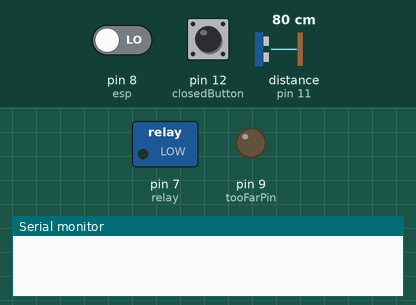
Bench run of a sketch on a simulated Arduino Uno, built with avr-gcc and run on an emulated ATmega328P. On the bench: switched loads named in the sketch (green lamp = pin HIGH), output pins drawn as LEDs (lit = HIGH), the last lines printed to the serial monitor. Wiring (inferred from the names in the program): ultrasonic range finder: trigger pin 10; echo pin 11. Inputs (shaded band) come from the test bench; at power-on: pin 8 (esp) LOW, pin 12 (closedButton) LOW, distance to the obstacle (sensor on pin 11) 80 cm. The echo pulse lasts 58.3 µs per cm; pins used as bus, display or sensor lines are not drawn.

Above: at 1.2 s.
1.3 s: pin 8 (esp) driven HIGH
At 1.7 s:
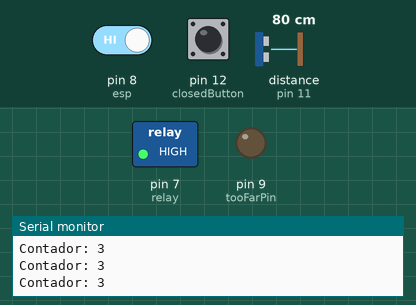
2.8 s: pin 8 (esp) driven LOW
At 3.9 s:
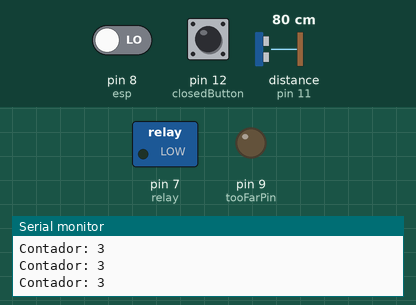
Timing chart, 0 to 5.8 s (numbered marks = the images above; inputs shaded):
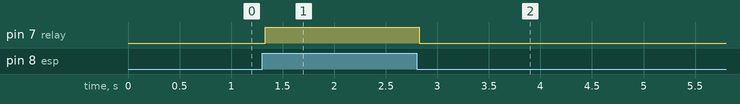

The sketch:

Ultrasonic_lock.ino
```cpp
const int trigPin = 10;
const int echoPin = 11;
const int tooFarPin = 9;
const int relay = 7;
const int esp = 8;
int lockState;
int prodZero;
int isOpen;
const int closedButton = 12;

float duration, distance;
int val;

void setup() {
  pinMode(trigPin, OUTPUT);
  pinMode(echoPin, INPUT);
  pinMode(tooFarPin, OUTPUT);
  pinMode(relay, OUTPUT);
  pinMode(esp, INPUT);
  pinMode(closedButton, INPUT);
  Serial.begin(115200);
  prodZero = 5;
  isOpen = 0;
}

void loop() {
  digitalWrite(trigPin, LOW);
  delayMicroseconds(2);
  digitalWrite(trigPin, HIGH);
  delayMicroseconds(10);
  digitalWrite(trigPin, LOW);

  duration = pulseIn(echoPin, HIGH);
  distance = (duration*.0343)/2;

  val = digitalRead(esp);
  if (val == HIGH) {
    isOpen = 1;
    digitalWrite(relay, HIGH);
    //delay(100)
  } else {
    digitalWrite(relay, LOW);
    isOpen = 0;
  }

  if (digitalRead(closedButton) == HIGH) {
    isOpen = 0;
  } else if(isOpen == 1){
    int cont = 0;
    if (distance > (prodZero + 5)) {
      cont++;
    }
    if (distance > (prodZero + 10)) {
      cont++;
    }
    if (distance > (prodZero + 15)) {
      cont++;
    }
    Serial.print("Contador: ");
    Serial.println(cont);
  }

  delay(50);
}
```

Measured:
- after the input at 1.3 s, pin 7 (relay): LOW → HIGH at once
- after the input at 2.8 s, pin 7 (relay): HIGH → LOW at once
